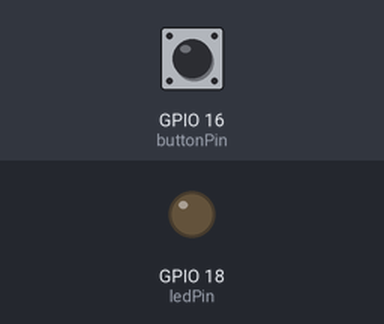
A sketch run on a simulated ESP32. On the bench: output pins drawn as LEDs (lit = HIGH). The inputs (shaded band) are chosen by the test bench; at power-on: GPIO 16 (buttonPin) HIGH. WiFi joins after 1.5 s; servers stay silent unless stated; uploads are accepted with an empty reply; web services answer with replies made up by the test bench; what the sketch prints to the serial monitor is not drawn.

Above: at 2.7 s.
2.8 s: GPIO 16 (buttonPin) pulled LOW for 0.15 s
At 3.5 s:
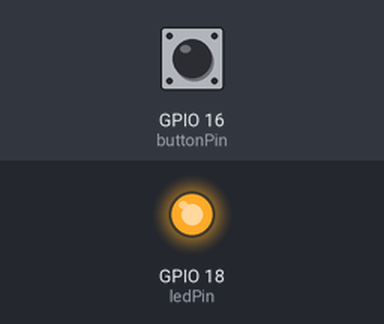
Timing chart, 0 to 5.8 s (numbered marks = the images above; inputs shaded):
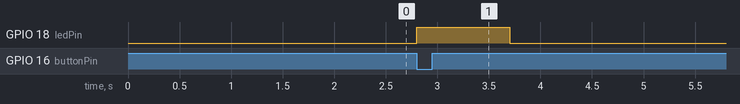

Measured:
- after the input at 2.8 s, GPIO 18 (ledPin): LOW → HIGH at once, → LOW 0.90 s later

The sketch:

sosMain.ino
```cpp
#include <WiFi.h>
#include <HTTPClient.h>
#include <base64.h>

// WiFi credentials
const char* ssid = "Niviboo";
const char* password = "Niviboo123";

// Twilio Credentials
const char* account_sid = "AC37ccc22d18b13400390fb2b009ebf1a4";        // 🔁 Replace
const char* auth_token  = "15fce4be715b5c005c900470bda7d1c5"; // 🔁 Replace
const char* from_number = "+17439626646";           // 🔁 Your Twilio number
const char* to_number   = "+917204430421";          // 🔁 Your number

// Pushbullet Token
const char* pb_token = "o.LIkpGIQncVDbnEovMwzXs31w44Xg1O9g"; // 🔁 Replace

// TwiML Bin URL
const char* twiml_url = "https://handler.twilio.com/twiml/EH24ec49f5f6949ece3ae9423619572268";

// Pins
const int buttonPin = 16;
const int ledPin = 18;

bool buttonPressed = false;

void setup() {
  Serial.begin(115200);
  pinMode(buttonPin, INPUT_PULLUP);
  pinMode(ledPin, OUTPUT);
  digitalWrite(ledPin, LOW);
  connectToWiFi();
}

void loop() {
  static unsigned long lastPressTime = 0;
  const unsigned long debounceDelay = 50;

  int reading = digitalRead(buttonPin);

  if (reading == LOW && !buttonPressed && millis() - lastPressTime > debounceDelay) {
    lastPressTime = millis();
    buttonPressed = true;
    Serial.println("🔘 Button Pressed!");
    digitalWrite(ledPin, HIGH);

    makeCall();
    sendPushbullet();

    delay(500);
    digitalWrite(ledPin, LOW);
  }

  if (reading == HIGH && buttonPressed) {
    buttonPressed = false;
  }
}

void connectToWiFi() {
  Serial.print("📶 Connecting to WiFi");
  WiFi.begin(ssid, password);
  while (WiFi.status() != WL_CONNECTED) {
    delay(500);
    Serial.print(".");
  }
  Serial.println("\n✅ WiFi Connected");
}

void makeCall() {
  if (WiFi.status() == WL_CONNECTED) {
    HTTPClient http;
    String url = "https://api.twilio.com/2010-04-01/Accounts/" + String(account_sid) + "/Calls.json";
    String auth = base64::encode(String(account_sid) + ":" + String(auth_token));

    http.begin(url);
    http.addHeader("Authorization", "Basic " + auth);
    http.addHeader("Content-Type", "application/x-www-form-urlencoded");

    String postData = "To=" + String(to_number) + "&From=" + String(from_number) + "&Url=" + String(twiml_url);
    int httpCode = http.POST(postData);

    Serial.print("Twilio call response: ");
    Serial.println(httpCode);

    http.end();
  } else {
    Serial.println("Not connected to WiFi");
  }
}

void sendPushbullet() {
  if (WiFi.status() == WL_CONNECTED) {
    HTTPClient http;
    http.begin("https://api.pushbullet.com/v2/pushes");
    http.addHeader("Access-Token", pb_token);
    http.addHeader("Content-Type", "application/json");

    String postData = "{\"type\": \"note\", \"title\": \"🚨 SOS Alert!\", \"body\": \"The emergency button was pressed!\"}";
    int httpCode = http.POST(postData);

    Serial.print("📲 Pushbullet response: ");
    Serial.println(httpCode);

    http.end();
  } else {
    Serial.println(" Not connected to WiFi");
  }
}
```
